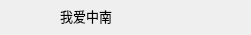
<?xml version="1.0" encoding="UTF-8"?>
<ui version="4.0">
 <class>Mychatwidget</class>
 <widget class="QWidget" name="Mychatwidget">
  <property name="geometry">
   <rect>
    <x>0</x>
    <y>0</y>
    <width>251</width>
    <height>35</height>
   </rect>
  </property>
  <property name="windowTitle">
   <string>Form</string>
  </property>
  <widget class="QLabel" name="label">
   <property name="geometry">
    <rect>
     <x>10</x>
     <y>5</y>
     <width>25</width>
     <height>25</height>
    </rect>
   </property>
   <property name="styleSheet">
    <string notr="true">border-image:url(&quot;:/img/img/school.jpg&quot;);
border-radius:1px;</string>
   </property>
   <property name="text">
    <string/>
   </property>
  </widget>
  <widget class="QLabel" name="label_2">
   <property name="geometry">
    <rect>
     <x>60</x>
     <y>5</y>
     <width>161</width>
     <height>21</height>
    </rect>
   </property>
   <property name="font">
    <font>
     <family>Adobe Devanagari</family>
     <pointsize>10</pointsize>
     <weight>50</weight>
     <italic>false</italic>
     <bold>false</bold>
    </font>
   </property>
   <property name="styleSheet">
    <string notr="true">font: 10pt &quot;Adobe Devanagari&quot;;</string>
   </property>
   <property name="text">
    <string>我爱中南</string>
   </property>
  </widget>
 </widget>
 <resources/>
 <connections/>
</ui>
